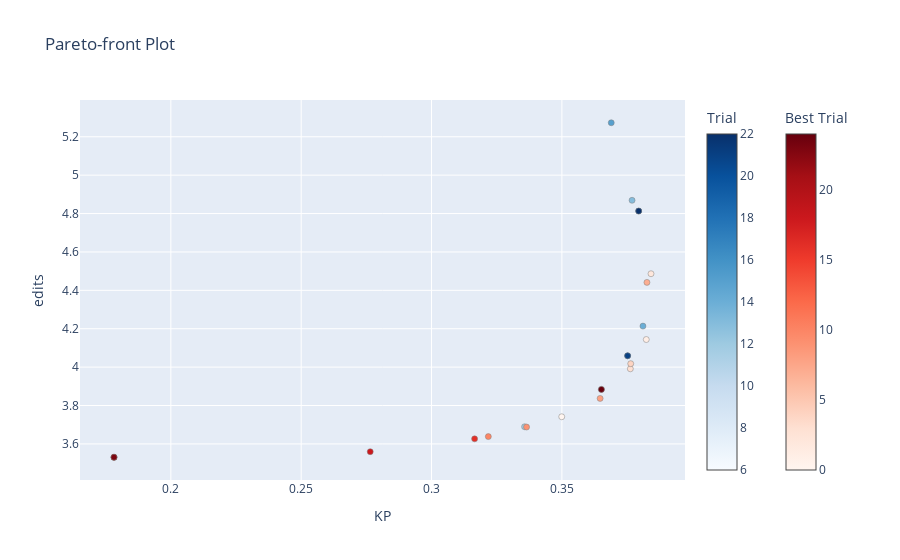

The code cell stored with this chart in its notebook:
### Code cell
optuna.visualization.plot_pareto_front(study, target_names=["KP", "edits"])

### Figure 1 — Plotly figure (JSON) as saved in the notebook; plotly's stock layout.template omitted (floating-point values rounded to 4 significant figures)
{"data": [{"hovertemplate": "%{text}<extra>Trial</extra>", "marker": {"color": [6, 12, 13, 14, 15, 19, 20, 21, 22], "colorbar": {"title": {"text": "Trial"}}, "colorscale": [[0, "rgb(247,251,255)"], [0.125, "rgb(222,235,247)"], [0.25, "rgb(198,219,239)"], [0.375, "rgb(158,202,225)"], [0.5, "rgb(107,174,214)"], [0.625, "rgb(66,146,198)"], [0.75, "rgb(33,113,181)"], [0.875, "rgb(8,81,156)"], [1, "rgb(8,48,107)"]], "line": {"color": "Grey", "width": 0.5}}, "mode": "markers", "showlegend": false, "text": ["{<br>  \"number\": 6,<br>  \"values\": [<br>    0.3651432907255005,<br>    3.88415325323056<br>  ],<br>  \"params\": {<br>    \"lambd\": 0.8,<br>    \"temperature\": 0.2<br>  }<br>}", "{<br>  \"number\": 12,<br>  \"values\": [<br>    0.3356888288066855,<br>    3.68941283155747<br>  ],<br>  \"params\": {<br>    \"lambd\": 0.5,<br>    \"temperature\": 0.2<br>  }<br>}", "{<br>  \"number\": 13,<br>  \"values\": [<br>    0.3769148391302323,<br>    4.868963953751984<br>  ],<br>  \"params\": {<br>    \"lambd\": 0.8,<br>    \"temperature\": 0.07<br>  }<br>}", "{<br>  \"number\": 14,<br>  \"values\": [<br>    0.38109329602926934,<br>    4.213557016549535<br>  ],<br>  \"params\": {<br>    \"lambd\": 0.5,<br>    \"temperature\": 0.07<br>  }<br>}", "{<br>  \"number\": 15,<br>  \"values\": [<br>    0.36893245625349325,<br>    5.27295397868964<br>  ],<br>  \"params\": {<br>    \"lambd\": 1.0,<br>    \"temperature\": 0.07<br>  }<br>}", "{<br>  \"number\": 19,<br>  \"values\": [<br>    0.3794630240226095,<br>    4.812967581047381<br>  ],<br>  \"params\": {<br>    \"lambd\": 1.0,<br>    \"temperature\": 0.1<br>  }<br>}", "{<br>  \"number\": 20,<br>  \"values\": [<br>    0.37522341376228774,<br>    4.05894355021537<br>  ],<br>  \"params\": {<br>    \"lambd\": 1.0,<br>    \"temperature\": 0.2<br>  }<br>}", "{<br>  \"number\": 21,<br>  \"values\": [<br>    0.37522341376228774,<br>    4.05894355021537<br>  ],<br>  \"params\": {<br>    \"lambd\": 1.0,<br>    \"temperature\": 0.2<br>  }<br>}", "{<br>  \"number\": 22,<br>  \"values\": [<br>    0.3794630240226095,<br>    4.812967581047381<br>  ],<br>  \"params\": {<br>    \"lambd\": 1.0,<br>    \"temperature\": 0.1<br>  }<br>}"], "type": "scatter", "x": [0.3651, 0.3357, 0.3769, 0.3811, 0.3689, 0.3795, 0.3752, 0.3752, 0.3795], "y": [3.884, 3.689, 4.869, 4.214, 5.273, 4.813, 4.059, 4.059, 4.813]}, {"hovertemplate": "%{text}<extra>Best Trial</extra>", "marker": {"color": [0, 1, 2, 3, 4, 5, 7, 8, 9, 10, 11, 16, 17, 18, 23, 24], "colorbar": {"title": {"text": "Best Trial"}, "x": 1.1, "xpad": 40}, "colorscale": [[0, "rgb(255,245,240)"], [0.125, "rgb(254,224,210)"], [0.25, "rgb(252,187,161)"], [0.375, "rgb(252,146,114)"], [0.5, "rgb(251,106,74)"], [0.625, "rgb(239,59,44)"], [0.75, "rgb(203,24,29)"], [0.875, "rgb(165,15,21)"], [1, "rgb(103,0,13)"]], "line": {"color": "Grey", "width": 0.5}}, "mode": "markers", "showlegend": false, "text": ["{<br>  \"number\": 0,<br>  \"values\": [<br>    0.34993637520450827,<br>    3.7413284969394693<br>  ],<br>  \"params\": {<br>    \"lambd\": 0.6,<br>    \"temperature\": 0.2<br>  }<br>}", "{<br>  \"number\": 1,<br>  \"values\": [<br>    0.38237225079330345,<br>    4.143731580140558<br>  ],<br>  \"params\": {<br>    \"lambd\": 0.6,<br>    \"temperature\": 0.1<br>  }<br>}", "{<br>  \"number\": 2,<br>  \"values\": [<br>    0.38418393127842343,<br>    4.486510995239175<br>  ],<br>  \"params\": {<br>    \"lambd\": 0.8,<br>    \"temperature\": 0.1<br>  }<br>}", "{<br>  \"number\": 3,<br>  \"values\": [<br>    0.37625674524282876,<br>    3.9911584674676943<br>  ],<br>  \"params\": {<br>    \"lambd\": 0.5,<br>    \"temperature\": 0.1<br>  }<br>}", "{<br>  \"number\": 4,<br>  \"values\": [<br>    0.3764035434181572,<br>    4.017909771026978<br>  ],<br>  \"params\": {<br>    \"lambd\": 0.4,<br>    \"temperature\": 0.07<br>  }<br>}", "{<br>  \"number\": 5,<br>  \"values\": [<br>    0.17819302639183202,<br>    3.5304919519383358<br>  ],<br>  \"params\": {<br>    \"lambd\": 0.0,<br>    \"temperature\": 0.1<br>  }<br>}", "{<br>  \"number\": 7,<br>  \"values\": [<br>    0.3826246745954775,<br>    4.44139650872818<br>  ],<br>  \"params\": {<br>    \"lambd\": 0.6,<br>    \"temperature\": 0.07<br>  }<br>}", "{<br>  \"number\": 8,<br>  \"values\": [<br>    0.36466765140324964,<br>    3.8369984130582635<br>  ],<br>  \"params\": {<br>    \"lambd\": 0.4,<br>    \"temperature\": 0.1<br>  }<br>}", "{<br>  \"number\": 9,<br>  \"values\": [<br>    0.3364480236060736,<br>    3.6878258898209024<br>  ],<br>  \"params\": {<br>    \"lambd\": 0.2,<br>    \"temperature\": 0.07<br>  }<br>}", "{<br>  \"number\": 10,<br>  \"values\": [<br>    0.32178464606181456,<br>    3.638177284062571<br>  ],<br>  \"params\": {<br>    \"lambd\": 0.4,<br>    \"temperature\": 0.2<br>  }<br>}", "{<br>  \"number\": 11,<br>  \"values\": [<br>    0.17819302639183202,<br>    3.5304919519383358<br>  ],<br>  \"params\": {<br>    \"lambd\": 0.0,<br>    \"temperature\": 0.2<br>  }<br>}", "{<br>  \"number\": 16,<br>  \"values\": [<br>    0.31651662915728934,<br>    3.6263885740194968<br>  ],<br>  \"params\": {<br>    \"lambd\": 0.2,<br>    \"temperature\": 0.1<br>  }<br>}", "{<br>  \"number\": 17,<br>  \"values\": [<br>    0.17819302639183202,<br>    3.5304919519383358<br>  ],<br>  \"params\": {<br>    \"lambd\": 0.0,<br>    \"temperature\": 0.07<br>  }<br>}", "{<br>  \"number\": 18,<br>  \"values\": [<br>    0.276479205146169,<br>    3.5595103151212877<br>  ],<br>  \"params\": {<br>    \"lambd\": 0.2,<br>    \"temperature\": 0.2<br>  }<br>}", "{<br>  \"number\": 23,<br>  \"values\": [<br>    0.17819302639183202,<br>    3.5304919519383358<br>  ],<br>  \"params\": {<br>    \"lambd\": 0.0,<br>    \"temperature\": 0.2<br>  }<br>}", "{<br>  \"number\": 24,<br>  \"values\": [<br>    0.3651646042493579,<br>    3.883926547268193<br>  ],<br>  \"params\": {<br>    \"lambd\": 0.8,<br>    \"temperature\": 0.2<br>  }<br>}"], "type": "scatter", "x": [0.3499, 0.3824, 0.3842, 0.3763, 0.3764, 0.1782, 0.3826, 0.3647, 0.3364, 0.3218, 0.1782, 0.3165, 0.1782, 0.2765, 0.1782, 0.3652], "y": [3.741, 4.144, 4.487, 3.991, 4.018, 3.53, 4.441, 3.837, 3.688, 3.638, 3.53, 3.626, 3.53, 3.56, 3.53, 3.884]}], "layout": {"title": {"text": "Pareto-front Plot"}, "xaxis": {"title": {"text": "KP"}}, "yaxis": {"title": {"text": "edits"}}}}
